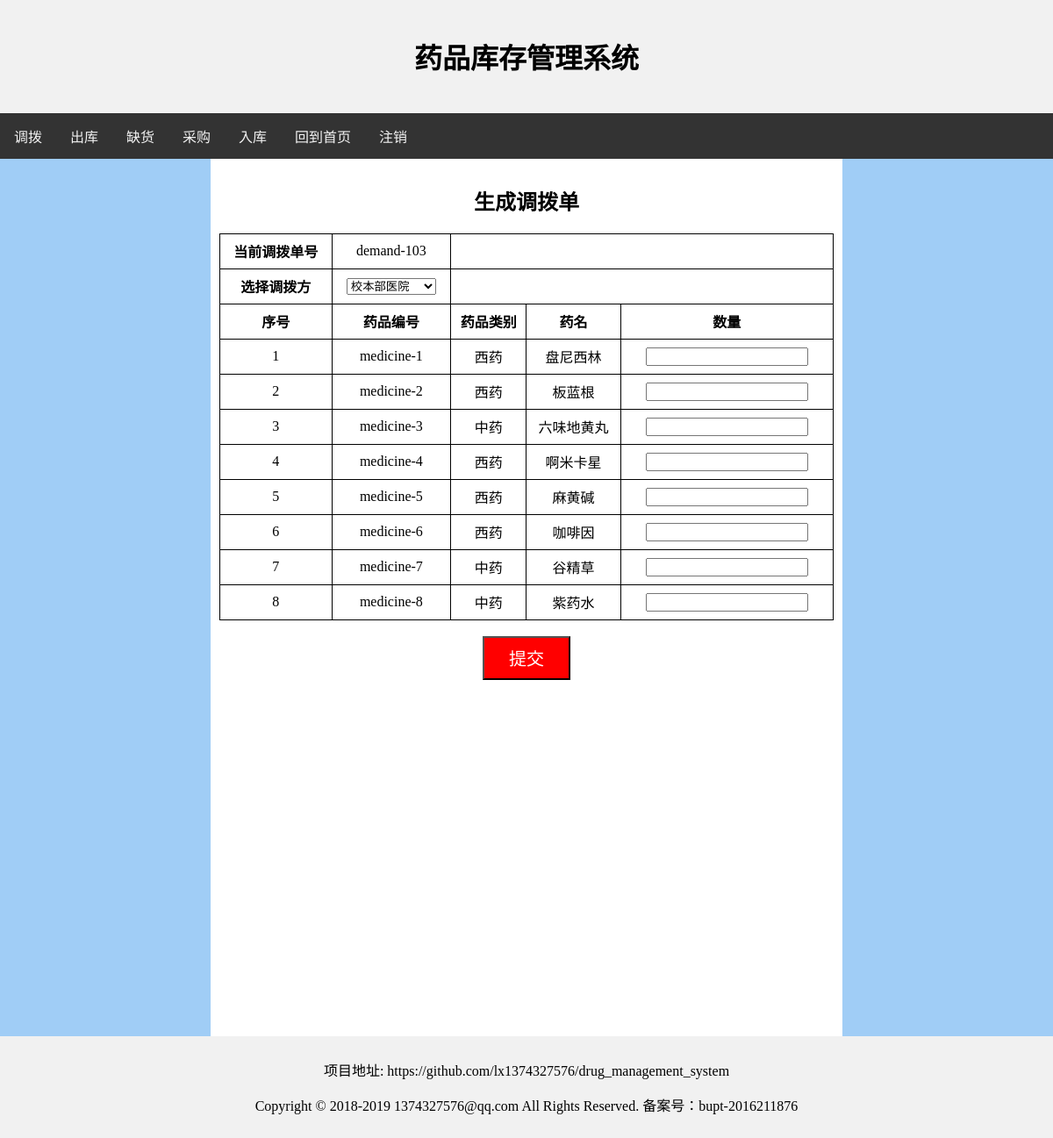
/demand/make_input/, run on the app's committed database.
### demand/models.py (models this page shows, shortened)
class Medicine(models.Model):
    id = models.IntegerField('id', primary_key=True)
    name = models.CharField('name', blank=False, max_length=100)
    total_num = models.FloatField('total_num', default=0)
    now_num = models.FloatField('now_num', default=0)
    medicine_type = models.ForeignKey(Medicine_type, on_delete=models.CASCADE)

class Medicine_type(models.Model):
    id = models.IntegerField('id', primary_key=True)
    name = models.CharField('name', blank=False, max_length=100)

### demand/views.py (the view)
# urls.py: path('make_input/', views.make_input, name='make_input'),
def make_input(request):
    medicine_list = Medicine.objects.all()
    demander_list = Demander.objects.all()
    demand_list = Demand.objects.all()
    demand_num = demand_list.count() + 1
    context = {
        'medicine_list': medicine_list,
        'demander_list': demander_list,
        'demand_num': demand_num,
    }
    return render(request, 'demand/make_input.html', context)

### demand/templates/demand/make_input.html (shortened to what this page needs)
<html>
    <head>
    </head>
    <body>
        <div class="header">
            <h1>药品库存管理系统</h1>
        </div>
        <div class="topnav">
            <a href="{% url 'demand:demand' %}">调拨</a>
            <a href="{% url 'checkout:checkout' %}">出库</a>
            <a href="{% url 'lack:lack' %}">缺货</a>
            <a href="{% url 'purchase:purchase' %}">采购</a>
            <a href="{% url 'storage:storage' %}">入库</a>
            <a href="{% url 'user:index' %}">回到首页</a>
            <a href="{% url 'user:logout' %}">注销</a>
        </div>
        <div class="row">
            <div class="column left">
            </div>
            <div class="column middle">
                <div class="submit-div">
                    <h2> 生成调拨单 </h2>
                </div>
                <form action="{% url 'demand:submit_input' %}" method="post">
                    <table>
                        <tr>
                            <td><strong>当前调拨单号</strong></td>
                            <td> demand-{{demand_num}} </td>
                        </tr>
                        <tr>
                            <td><strong>选择调拨方</strong></td>
                            <td>
                                <select name="demander_id">
                                {% for demander in demander_list %}
                                    <option value="{{demander.id}}">{{demander.name}}</option>
                                {% endfor %}
                                </select>
                            </td>
                        </tr>
                        <tr>
                            <td> <strong>序号</strong> </td>
                            <td> <strong>药品编号</strong> </td>
                            <td> <strong>药品类别</strong> </td>
                            <td> <strong>药名</strong> </td>
                            <td> <strong>数量</strong> </td>
                        </tr>
                        {% for medicine in medicine_list %}
                            <tr>
                                <td> {{forloop.counter}} </td>
                                <td> medicine-{{medicine.id}} </td>
                                <td> {{medicine.medicine_type.name}} </td>
                                <td> {{medicine.name}} </td>
                                <td><input type="text" name="{{medicine.id}}" class="input_1"/></td>
                            </tr>
                        {% endfor %}
                    </table>
                    <br>
                    <div class="submit-div">
                        <input type="submit" value="提交" class="submit">
                    </div>
                </form>
            </div>
            <div class="column right">
            </div>
        </div>
        <div class="footer">
            <p>项目地址: https://github.com/lx1374327576/drug_management_system</p>
            <p>Copyright © 2018-2019 1374327576@qq.com All Rights Reserved. 备案号：bupt-2016211876</p>
        </div>
    </body>
</html>

### demand/templates/demand/make_input.html (style rules this page uses)
* { box-sizing: border-box; }
body { margin: 0; }
.header { background-color: #f1f1f1; padding: 20px; text-align: center; }
.topnav { overflow: hidden; background-color: #333; }
.topnav a { float: left; display: block; color: #f2f2f2; text-align: center; padding: 14px 16px; text-decoration: none; }
.column { float: left; padding: 10px; }
.column.left { width: 20%; background-image:url("/static/2.jpeg"); height: 1000px; }
.column.right { width: 20%; background-image:url("/static/2.jpeg"); height: 1000px; }
.column.middle { width: 60%; }
.row:after { content: ""; display: table; clear: both; }
.footer { background-color: #f1f1f1; padding: 10px; text-align: center; }
table,tr,td { border: 1px solid black; }
table { border-collapse:collapse; width:100%; }
tr { height:40px }
td { text-align:center; vertical-align:middle; }
.submit { width:100px; height:50px; background-color:red; color:white; font-size:20px; }
.submit-div { width:100%; text-align: center; }

### data on the page
Medicine: id "1", medicine_type.name "西药", name "盘尼西林"
Medicine: id "2", medicine_type.name "西药", name "板蓝根"
Medicine: id "3", medicine_type.name "中药", name "六味地黄丸"
Medicine: id "4", medicine_type.name "西药", name "啊米卡星"
Medicine: id "5", medicine_type.name "西药", name "麻黄碱"
Medicine: id "6", medicine_type.name "西药", name "咖啡因"
Medicine: id "7", medicine_type.name "中药", name "谷精草"
Medicine: id "8", medicine_type.name "中药", name "紫药水"

### other printed values
{{ demand_num }} "103"
form field demander_id "校本部医院"
